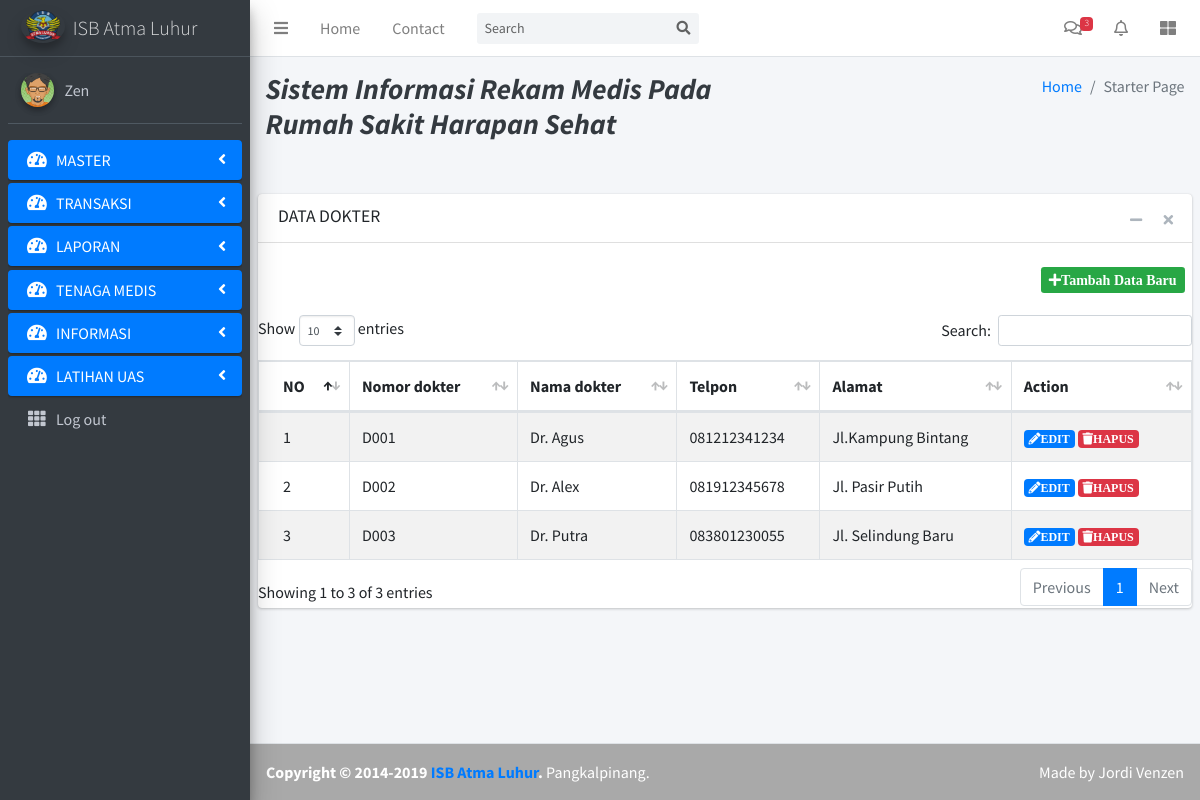
Page /index.php?page=dokter (signed in) on the committed database.
### tables this page shows
CREATE TABLE `dokter` (
  `kd_dokter` varchar(10) NOT NULL,
  `nm_dokter` varchar(50) NOT NULL,
  `telpon` varchar(15) NOT NULL,
  `alamat` varchar(100) NOT NULL
);

### page/dokter.php (the view, shortened to what this page needs)
<section class="content-header">
</section>
<?php
include "config/koneksi.php";
?>
<section class="content">
    <div class="card">
        <div class="card-header">
            <h3 class="card-title">DATA DOKTER</h3>
            <div class="card-tools">
                <button type="button" class="btn btn-tool" data-card-widget="collapse" data_toggle="tooltip" title="Collapse">
                    <i class="fas fa-minus"></i></button>
                <button type="button" class="btn btn-tool" data-card-widget="remove" data_toggle="tooltip" title="Remove">
                    <i class="fas fa-times"></i></button>
            </div>
        </div>
        <div  class="card-body p-0"><br>
            <div class="col text-right">
                <a href="index.php?page=tambah_dokter" class="btn-sm btn-success"><i class="fas fa-plus">Tambah Data Baru</i></a><br><br>
            </div>
            <table id="daftar" class="table table-bordered table-striped">
                <thead>
                    <tr>
                        <th><i class=""></i>NO</th>
                        <th align="center"><i class="icon_profile"></i>Nomor dokter</th>
                        <th align="center"><i class="icon_profile"></i>Nama dokter</th>
                        <th align="center"><i class="icon_profile"></i>Telpon</th>
                        <th align="center"><i class="icon_profile"></i>Alamat</th>
                        <th align="center"><i class="icon_profile"></i>Action</th>
                    </tr>
                </thead>
                <tbody>
<?php
$sql = mysqli_query($koneksi, "SELECT * FROM dokter ORDER BY kd_dokter");
$no = 1;
?>
<?php
    while($result=mysqli_fetch_array($sql)){
    echo '<tr><td>'.$no.'</td>
        <td>'.$result['kd_dokter'].'</td>
    <td>'.$result['nm_dokter'].'</td>
    <td>'.$result['telpon'].'</td>
    <td>'.$result['alamat'].'</td>
    <td align="left">
<a href="index.php?page=edit_dokter&kd_dokter='.$result['kd_dokter'].'" class="badge badge-primary"><i class="fas fa-pencil-alt">EDIT</i></a>
<a href="index.php?page=dokter&action=hapus&kd_dokter='.$result['kd_dokter'].'" class="badge badge-danger"><i class="fas fa-trash">HAPUS</i></a>
    </td></tr>';
    $no++;
}
?>
</div>
</div>
</div>

### rows in the picture
dokter: kd_dokter "D001", nm_dokter "Dr. Agus", telpon "081212341234", alamat "Jl.Kampung Bintang"
dokter: kd_dokter "D002", nm_dokter "Dr. Alex", telpon "081912345678", alamat "Jl. Pasir Putih"
dokter: kd_dokter "D003", nm_dokter "Dr. Putra", telpon "083801230055", alamat "Jl. Selindung Baru"

### other values in the picture
$_SESSION['username'] "Zen"
